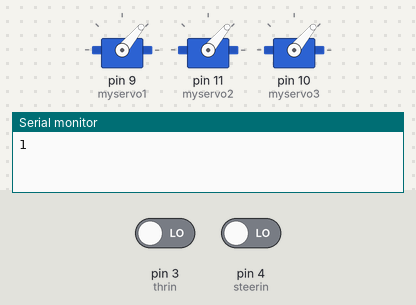
A sketch run on a simulated Arduino Uno, built with avr-gcc and run on an emulated ATmega328P. On the bench: 3 × servo, the last lines printed to the serial monitor. Wiring (inferred from the names in the program): IR receiver: data pin 5. The inputs (shaded band) are chosen by the test bench; at power-on: pin 3 (thrin) LOW, pin 4 (steerin) LOW.

Above: at 0.1 s.
At 34.1 s:
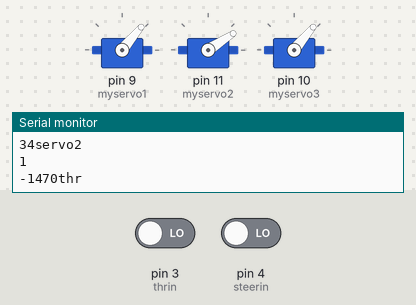
Timing chart, 0 to 39.6 s (numbered marks = the images above):
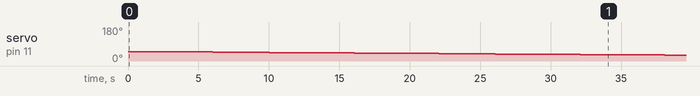

The sketch:

nanoCode.ino
```cpp
#include <Servo.h>
Servo myservo1;
Servo myservo2;
Servo myservo3;

#define autopin 6
#define remotepin 5
#define steerin 4
#define thrin 3
#define mysin 2
int steer=0;
int thr=0;
int xx=0;
int servo1=50;
int servo2=50;
int servo3=50;
int servo2lim=120;
int gain1=.01;
int gain2=.01;
int gain3=.01;
int x=0;
int moves2[][3]={{50,120,50},
                 {10,120,10},
                 {10,10,10},
                 {50,10,50},
                 {50,10,50},
                 {50,10,50},
                 {50,10,50},
                 {50,10,50},
                 {50,10,50},
                 {30,30,30},
                 {50,10,50},
                 {50,10,50},
                 {50,10,50},
                 {50,10,50},
                 {50,10,50},
                 {50,10,50},
                 {50,10,50},
                 {50,10,50},
                 {50,10,50}};

void setup() {
  // put your setup code here, to run once:
  pinMode(steerin, INPUT);
  pinMode(thrin, INPUT);
  pinMode(mysin, INPUT);
  pinMode(remotepin, INPUT);
  pinMode(autopin, INPUT);
  //digitalWrite(remotepin, HIGH);
  //digitalWrite(autopin, HIGH);
  Serial.begin (9600);
  myservo1.attach(9);
  myservo2.attach(11);
  myservo3.attach(10);
  myservo1.write(servo1);
  myservo2.write(servo2);
  myservo3.write(servo3);


}

void loop() {
  // put your main code here, to run repeatedly:
  Serial.println(digitalRead(remotepin));
  if(digitalRead(remotepin)==1){
  readremote();
  servocalcremote();
  writeservo(servo1,servo2,servo3);
  x=0;
  delay(5);
  }
  else if(digitalRead(autopin)==1){
    if(x<5){
     servo1=(moves2[x][0]-servo1)/abs(moves2[x][0]-servo1)+servo1;
     servo2=(moves2[x][1]-servo2)/abs(moves2[x][1]-servo2)+servo2;
     servo3=(moves2[x][2]-servo3)/abs(moves2[x][2]-servo3)+servo3;
     writeservo(servo1,servo2,servo3);
     if(servo1==moves2[x][0] && servo2==moves2[x][1] && servo3==moves2[x][2]){
        x=x+1;
      }
     }
     delay(75);

  }
  else{
    x=0;
  }

}

void readremote() {
  steer = pulseIn(steerin, HIGH)-1470;
  thr = pulseIn(thrin, HIGH)-1470;


  }

void servocalcremote(){
  Serial.print(thr);
    Serial.println("thr");
     Serial.print(steer);
    Serial.println("steer");
  if(thr>50){
    if(steer>100){
      servo1=servo1+1;
      servo3=servo3+1;
    }
    if(steer<-100){
      servo1=servo1-1;
      servo3=servo3-1;
    }

    Serial.print(servo1);
    Serial.println("servo1");
    if(servo3<0){
      servo3=0;
    }
    if(servo3>175){
      servo3=175;
    }
    if(servo1<0){
      servo1=0;
      Serial.println("Whoops");
    }
    if(servo1>175){
      servo1=175;
    }
     Serial.print(servo1);
    Serial.println("servo1");
  }
  if(thr<-50){
    if(steer>100){
      servo2=servo2+1;
    }
    if(steer<-100){
      servo2=servo2-1;
    }
    if(servo2<0){
      servo2=0;
    }
    if(servo2>servo2lim){
      servo2=servo2lim;
    }
    Serial.print(servo2);
    Serial.println("servo2");
  }
}

void writeservo(int x,int y , int z){
  myservo1.write(x);
  if(y>servo2lim){
    y=servo2lim;
  }
  myservo2.write(y);
  myservo3.write(z);

  }
```

Measured:
- by itself, servo on pin 11 (myservo2): moves from 50° to 31° over 36.1 s
